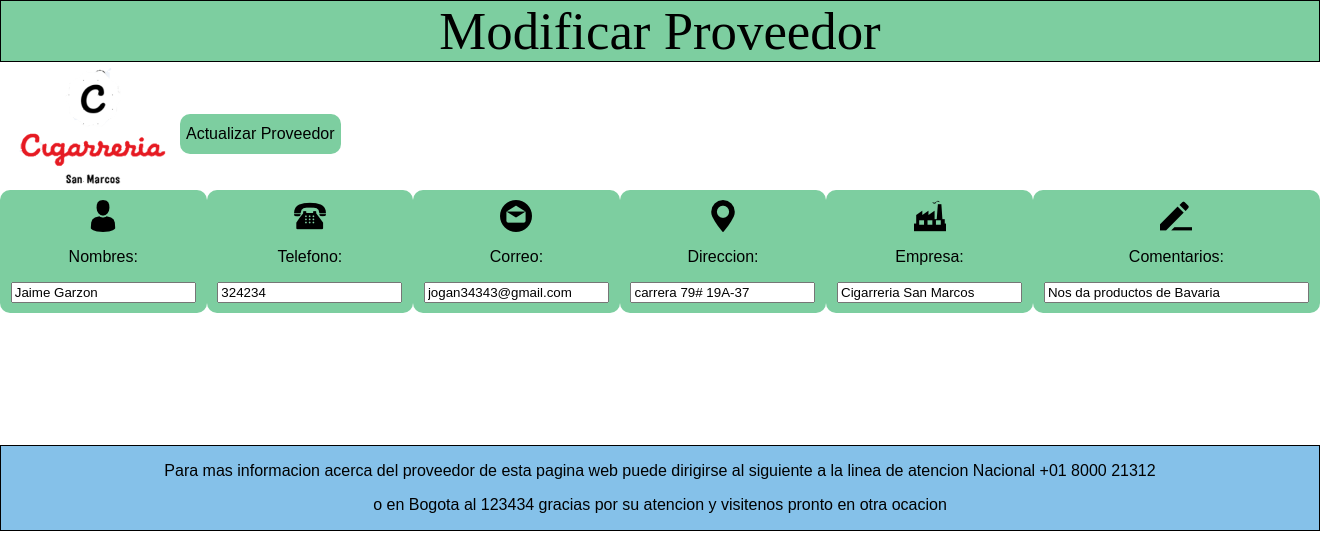
The app's page /Controlador/modificarProveedor.php?id=1 (signed in) with its own data.
### tables this page shows
CREATE TABLE `proveedores` (
  `id` int(11) NOT NULL,
  `nombres` varchar(20) NOT NULL,
  `telefono` int(15) NOT NULL,
  `direccion` varchar(30) NOT NULL,
  `correo` varchar(30) NOT NULL,
  `empresa` varchar(30) NOT NULL,
  `comentarios` varchar(1000) NOT NULL
);

### Controlador/modificarProveedor.php (the view, shortened to what this page needs)
<?php
if(($_SESSION["codigo"]) !=''){
?>
        <html lang="es">
    <head>
        <link rel="stylesheet"  href="../Vista/CSS/estiloModificarProveedor.css">
    </head>
 <body>
    <header>
  Modificar Proveedor
        </header>
    <article>
          <a href="../Vista/Interfaz_1.PHP"> <img src="../Vista/imagenes/Captura.png" class="inicio"></a>
        <br><br>
 <table>
     <div class="registro">
                                  <?php
          $id=$_REQUEST['id'];
         include("../modelo/ConexionDatos.php");
         $hola = "SELECT * FROM proveedores WHERE id='$id'";
         $resul= $conexion->query($hola);
         $fila=$resul->fetch_assoc();
           ?>
  <form action="../controlador/modificar_Proveedor.php?id=<?php echo $fila['id']; ?>" method="post" >
        <td><img src="../Vista/Imagenes/man-user.png"><p>Nombres:</p>
        <input type="text" id="name" name="nombres" placeholder="Nombres" required value="<?php echo $fila['nombres']; ?>"/></td>
       <td><img src="../Vista/Imagenes/call.png"><p>Telefono:</p>
       <input type="text" id="name" name="telefono" placeholder="Telefono" value="<?php echo $fila['telefono']; ?>" /> </td>
       <td><img src="../Vista/Imagenes/email.png"><p>Correo:</p>
        <input type="email" id="mail" name="correo" placeholder="Correo Electronico" value="<?php echo $fila['correo']; ?>"/></td>
        <td><img src="../Vista/Imagenes/adress.png"><p>Direccion:</p>
        <input type="text" id="mail" name="direccion" placeholder="Dirección" value="<?php echo $fila['direccion']; ?>"/></td>
           <td><img src="../Vista/Imagenes/factory.png"><p>Empresa:</p>
        <input type="text" name="empresa" placeholder="Empresa" required value="<?php echo $fila['empresa']; ?>"></td>
        <td><img src="../Vista/Imagenes/comment.png"><p>Comentarios:</p>
         <input type="text"  id="username" size="30" maxlength="1000"  name="comentarios" placeholder="Escriba sus comentarios aquí" value="<?php echo $fila['comentarios']; ?>">
       </td>
       <input type="submit" name="button" id="button" value="Actualizar Proveedor" >
</form>
         </div>
      </table>
            </article>
                       <footer>
            <center>
            <p>Para mas informacion acerca del proveedor de esta pagina web puede dirigirse al siguiente a la linea de atencion Nacional +01 8000 21312</p>
            <p> o en Bogota al 123434 gracias por su atencion y visitenos pronto en otra ocacion</p></center>
        </footer>
    </body>
</html>
<?php
}else {
     echo'<script>alert("Necesitas ingresar tus datos nuevamente");
     window.history.go(-1);
     </script>';
    header("Location: inicio.php");
}
?>

### Vista/CSS/estiloModificarProveedor.css (style rules this page uses)
body { margin: 0; padding: 0; background-size: cover; font-family: sans-serif; background-size: 100%; -moz-background-size: 100%; -o-background-size: 100%; -webkit-background-size: 100%; -khtml-background-size: 100%; }
header { margin-left: 0%; background:#7DCEA0; font-family:cursive ; font-size: 100%; border: 1px solid; font-size: 330%; text-align: center; }
.inicio { width: 180px; float: left; }
.formulario ,td,input[type="submit"] { border: none; outline: none; height: 40px; color: black; font-size: 16px; background: #7DCEA0; border-radius: 10px; }
table { background-color: white; text-align: center; border-collapse: collapse; width: 100%; }
th, td { padding: 10px; }
footer { margin-top: 10%; top:5%; background: #85C1E9 ; border: 1px solid; }

### records on screen
proveedores: nombres "Jaime Garzon", telefono "324234", correo "jogan34343@gmail.com", direccion "carrera 79# 19A-37", empresa "Cigarreria San Marcos", comentarios "Nos da productos de Bavaria"
